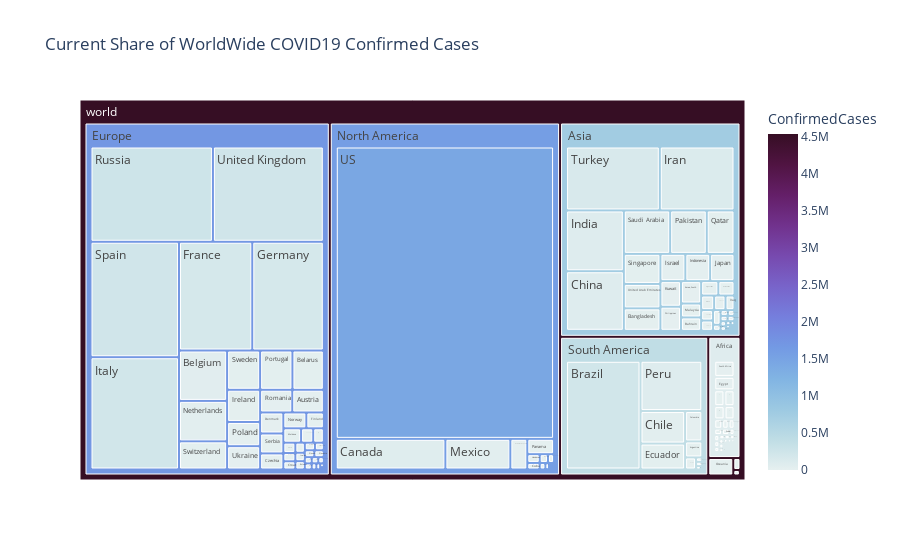

Write notebook code for a chart like this one.
### Markdown cell above
## Current Share of WorldWide COVID19 Confirmed Cases

### Code cell
df_train.ConfirmedCases = np.abs(df_train.ConfirmedCases)
df_tm = df_train.copy()
date = df_tm.Date.max() # get current date
df_tm = df_tm[df_tm['Date'] == date]
obj = country_utils()

df_tm.Province_State.fillna('', inplace = True)
# temporary workaround
# df_tm.loc[df_tm['Country_Region'] == 'Burma', 'Country_Region'] = 'Myanmar'
# df_tm.loc[df_tm['Country_Region'] == 'Congo (Brazzaville)', 'Country_Region'] = 'Congo'
# idx = df_tm.loc[(df_tm['Country_Region'] == 'Congo (Kinshasa)'), :].index
# df_tm.drop(index = idx, inplace =True)

df_tm['continent'] = df_tm.apply(lambda x: obj.fetch_continent(x['Country_Region']), axis = 1)
df_tm['world'] = 'world' # in order to have a single root node
fig = px.treemap(df_tm, path = ['world', 'continent', 'Country_Region'],\
                values = 'ConfirmedCases', color = 'ConfirmedCases',\
                hover_data = ['Country_Region'], \
                color_continuous_scale = 'dense',
                title = 'Current Share of WorldWide COVID19 Confirmed Cases')

fig.show()

### Figure 1 — Plotly figure (JSON) as saved in the notebook; plotly's stock layout.template omitted (floating-point values rounded to 4 significant figures; data arrays with more than 128 entries replaced by an {"elided": "..."} marker saying what was removed)
{"data": [{"branchvalues": "total", "customdata": {"elided": "198x2 mixed values"}, "domain": {"x": [0, 1], "y": [0, 1]}, "hovertemplate": "labels=%{label}<br>ConfirmedCases=%{color}<br>parent=%{parent}<br>id=%{id}<br>Country_Region=%{customdata[0]}<extra></extra>", "ids": {"elided": "198 str values"}, "labels": {"elided": "198 str values"}, "marker": {"coloraxis": "coloraxis", "colors": {"elided": "198 int values"}}, "name": "", "parents": {"elided": "198 str values"}, "type": "treemap", "values": {"elided": "198 int values"}}], "layout": {"coloraxis": {"colorbar": {"title": {"text": "ConfirmedCases"}}, "colorscale": [[0, "rgb(230, 240, 240)"], [0.09091, "rgb(191, 221, 229)"], [0.1818, "rgb(156, 201, 226)"], [0.2727, "rgb(129, 180, 227)"], [0.3636, "rgb(115, 154, 228)"], [0.4545, "rgb(117, 127, 221)"], [0.5455, "rgb(120, 100, 202)"], [0.6364, "rgb(119, 74, 175)"], [0.7273, "rgb(113, 50, 141)"], [0.8182, "rgb(100, 31, 104)"], [0.9091, "rgb(80, 20, 66)"], [1, "rgb(54, 14, 36)"]]}, "legend": {"tracegroupgap": 0}, "title": {"text": "Current Share of WorldWide COVID19 Confirmed Cases"}}}
